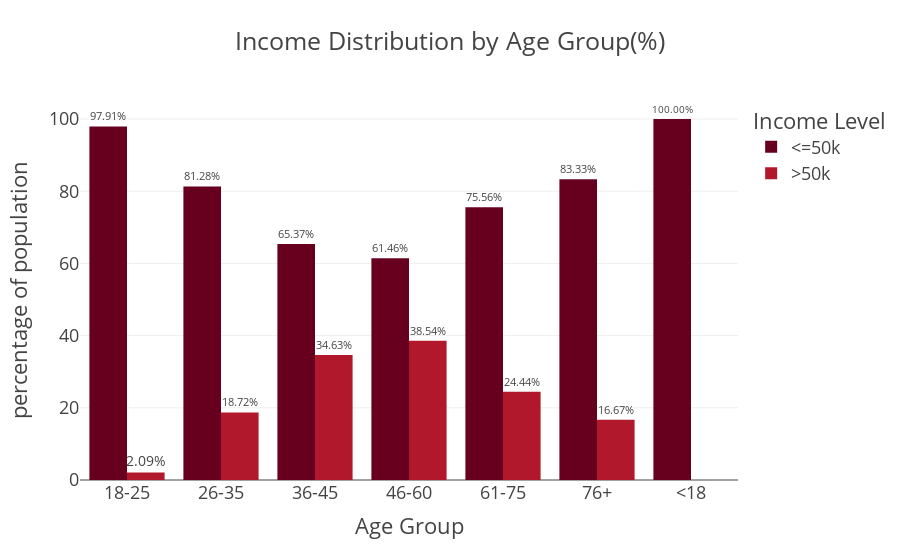

Notebook code for this chart:
### Code cell
fig = px.bar(
    adult_df_income_age,
    x = 'age_group',
    y = 'percentage',
    color = 'income',
    title='Income Distribution by Age Group(%)',
    barmode='group',
    color_discrete_sequence=px.colors.sequential.RdBu,
    text='percentage'
)
fig.update_traces(texttemplate = '%{text:.2f}%',textposition='outside')
fig.update_layout(template="presentation", xaxis_title='Age Group',
                  yaxis_title='percentage of population',
                  legend_title=dict(text='Income Level'),
                  paper_bgcolor= "rgba(0,0,0,0)",plot_bgcolor = "rgba(0,0,0,0)")




fig.show()
fig.write_image(os.path.join(results_dir,'income_Distribution_by_bar_plot.jpg'))
fig.write_image(os.path.join(results_dir,'income_Distribution_by_bar_plot.png'))
fig.write_html(os.path.join(results_dir,'income_Distribution_by_bar_plot.html'))

### Figure 1 — Plotly figure (JSON) as saved in the notebook; plotly's stock layout.template omitted (floating-point values rounded to 4 significant figures)
{"data": [{"alignmentgroup": "True", "hovertemplate": "income=<=50k<br>age_group=%{x}<br>percentage=%{text}<extra></extra>", "legendgroup": "<=50k", "marker": {"color": "rgb(103,0,31)", "pattern": {"shape": ""}}, "name": "<=50k", "offsetgroup": "<=50k", "orientation": "v", "showlegend": true, "text": [97.91, 81.28, 65.37, 61.46, 75.56, 83.33, 100.0], "textposition": "outside", "texttemplate": "%{text:.2f}%", "type": "bar", "x": ["18-25", "26-35", "36-45", "46-60", "61-75", "76+", "<18"], "xaxis": "x", "y": [97.91, 81.28, 65.37, 61.46, 75.56, 83.33, 100.0], "yaxis": "y"}, {"alignmentgroup": "True", "hovertemplate": "income=>50k<br>age_group=%{x}<br>percentage=%{text}<extra></extra>", "legendgroup": ">50k", "marker": {"color": "rgb(178,24,43)", "pattern": {"shape": ""}}, "name": ">50k", "offsetgroup": ">50k", "orientation": "v", "showlegend": true, "text": [2.093, 18.72, 34.63, 38.54, 24.44, 16.67], "textposition": "outside", "texttemplate": "%{text:.2f}%", "type": "bar", "x": ["18-25", "26-35", "36-45", "46-60", "61-75", "76+"], "xaxis": "x", "y": [2.093, 18.72, 34.63, 38.54, 24.44, 16.67], "yaxis": "y"}], "layout": {"autosize": true, "barmode": "group", "legend": {"title": {"text": "Income Level"}, "tracegroupgap": 0}, "paper_bgcolor": "rgba(0, 0, 0, 0)", "plot_bgcolor": "rgba(0, 0, 0, 0)", "title": {"text": "Income Distribution by Age Group(%)"}, "xaxis": {"anchor": "y", "autorange": true, "domain": [0, 1], "range": [-0.5, 6.5], "title": {"text": "Age Group"}, "type": "category"}, "yaxis": {"anchor": "x", "autorange": true, "domain": [0, 1], "range": [0, 105.3], "title": {"text": "percentage of population"}, "type": "linear"}}}
